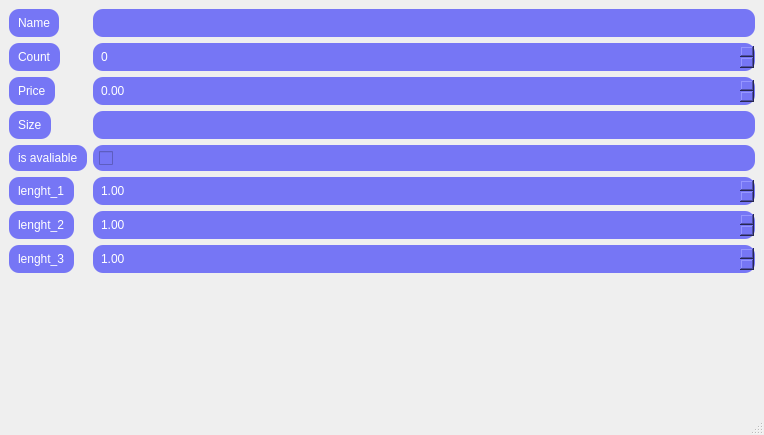
<?xml version="1.0" encoding="UTF-8"?>
<ui version="4.0">
 <class>MainWindow</class>
 <widget class="QMainWindow" name="MainWindow">
  <property name="geometry">
   <rect>
    <x>0</x>
    <y>0</y>
    <width>764</width>
    <height>435</height>
   </rect>
  </property>
  <property name="windowTitle">
   <string>MainWindow</string>
  </property>
  <widget class="QWidget" name="centralwidget">
   <layout class="QFormLayout" name="formLayout">
    <item row="0" column="0">
     <widget class="QLabel" name="label">
      <property name="styleSheet">
       <string>background-color: rgb(118, 118, 245);
color: rgb(255, 255, 255);
font: 500 16pt &quot;Futura&quot;;
border-radius: 10px;
padding: 6px;</string>
      </property>
      <property name="text">
       <string>Name</string>
      </property>
     </widget>
    </item>
    <item row="0" column="1">
     <widget class="QLineEdit" name="nameInp">
      <property name="styleSheet">
       <string notr="true">background-color: rgb(118, 118, 245);
color: rgb(255, 255, 255);
font: 500 16pt &quot;Futura&quot;;
border-radius: 10px;
padding: 6px;</string>
      </property>
     </widget>
    </item>
    <item row="1" column="0">
     <widget class="QLabel" name="label_2">
      <property name="styleSheet">
       <string>background-color: rgb(118, 118, 245);
color: rgb(255, 255, 255);
font: 500 16pt &quot;Futura&quot;;
border-radius: 10px;
padding: 6px;</string>
      </property>
      <property name="text">
       <string>Count</string>
      </property>
     </widget>
    </item>
    <item row="1" column="1">
     <widget class="QSpinBox" name="ageInp">
      <property name="styleSheet">
       <string notr="true">background-color: rgb(118, 118, 245);
color: rgb(255, 255, 255);
font: 500 16pt &quot;Futura&quot;;
border-radius: 10px;
padding: 6px;</string>
      </property>
     </widget>
    </item>
    <item row="2" column="0">
     <widget class="QLabel" name="label_3">
      <property name="styleSheet">
       <string>background-color: rgb(118, 118, 245);
color: rgb(255, 255, 255);
font: 500 16pt &quot;Futura&quot;;
border-radius: 10px;
padding: 6px;</string>
      </property>
      <property name="text">
       <string>Price</string>
      </property>
     </widget>
    </item>
    <item row="2" column="1">
     <widget class="QDoubleSpinBox" name="bragsPerDayInp">
      <property name="styleSheet">
       <string notr="true">background-color: rgb(118, 118, 245);
color: rgb(255, 255, 255);
font: 500 16pt &quot;Futura&quot;;
border-radius: 10px;
padding: 6px;</string>
      </property>
     </widget>
    </item>
    <item row="3" column="0">
     <widget class="QLabel" name="label_4">
      <property name="styleSheet">
       <string>background-color: rgb(118, 118, 245);
color: rgb(255, 255, 255);
font: 500 16pt &quot;Futura&quot;;
border-radius: 10px;
padding: 6px;</string>
      </property>
      <property name="text">
       <string>Size</string>
      </property>
     </widget>
    </item>
    <item row="3" column="1">
     <widget class="QLineEdit" name="creditRatingInp">
      <property name="styleSheet">
       <string notr="true">background-color: rgb(118, 118, 245);
color: rgb(255, 255, 255);
font: 500 16pt &quot;Futura&quot;;
border-radius: 10px;
padding: 6px;</string>
      </property>
     </widget>
    </item>
    <item row="4" column="0">
     <widget class="QLabel" name="label_5">
      <property name="styleSheet">
       <string>background-color: rgb(118, 118, 245);
color: rgb(255, 255, 255);
font: 500 16pt &quot;Futura&quot;;
border-radius: 10px;
padding: 6px;</string>
      </property>
      <property name="text">
       <string>is avaliable</string>
      </property>
     </widget>
    </item>
    <item row="4" column="1">
     <widget class="QCheckBox" name="evilInp">
      <property name="styleSheet">
       <string notr="true">background-color: rgb(118, 118, 245);
color: rgb(255, 255, 255);
font: 500 16pt &quot;Futura&quot;;
border-radius: 10px;
padding: 6px;</string>
      </property>
      <property name="text">
       <string/>
      </property>
     </widget>
    </item>
    <item row="5" column="0">
     <widget class="QLabel" name="label_6">
      <property name="styleSheet">
       <string>background-color: rgb(118, 118, 245);
color: rgb(255, 255, 255);
font: 500 16pt &quot;Futura&quot;;
border-radius: 10px;
padding: 6px;</string>
      </property>
      <property name="text">
       <string>lenght_1</string>
      </property>
     </widget>
    </item>
    <item row="5" column="1">
     <widget class="QDoubleSpinBox" name="networth0Inp">
      <property name="styleSheet">
       <string notr="true">background-color: rgb(118, 118, 245);
color: rgb(255, 255, 255);
font: 500 16pt &quot;Futura&quot;;
border-radius: 10px;
padding: 6px;</string>
      </property>
      <property name="minimum">
       <double>1.000000000000000</double>
      </property>
      <property name="maximum">
       <double>1000000.000000000000000</double>
      </property>
     </widget>
    </item>
    <item row="6" column="0">
     <widget class="QLabel" name="label_7">
      <property name="styleSheet">
       <string notr="true">background-color: rgb(118, 118, 245);
color: rgb(255, 255, 255);
font: 500 16pt &quot;Futura&quot;;
border-radius: 10px;
padding: 6px;</string>
      </property>
      <property name="text">
       <string>lenght_2</string>
      </property>
     </widget>
    </item>
    <item row="6" column="1">
     <widget class="QDoubleSpinBox" name="networth1Inp">
      <property name="styleSheet">
       <string notr="true">background-color: rgb(118, 118, 245);
color: rgb(255, 255, 255);
font: 500 16pt &quot;Futura&quot;;
border-radius: 10px;
padding: 6px;</string>
      </property>
      <property name="minimum">
       <double>1.000000000000000</double>
      </property>
      <property name="maximum">
       <double>1000000.000000000000000</double>
      </property>
     </widget>
    </item>
    <item row="7" column="0">
     <widget class="QLabel" name="label_8">
      <property name="styleSheet">
       <string>background-color: rgb(118, 118, 245);
color: rgb(255, 255, 255);
font: 500 16pt &quot;Futura&quot;;
border-radius: 10px;
padding: 6px;</string>
      </property>
      <property name="text">
       <string>lenght_3</string>
      </property>
     </widget>
    </item>
    <item row="7" column="1">
     <widget class="QDoubleSpinBox" name="networth2Inp">
      <property name="styleSheet">
       <string notr="true">background-color: rgb(118, 118, 245);
color: rgb(255, 255, 255);
font: 500 16pt &quot;Futura&quot;;
border-radius: 10px;
padding: 6px;</string>
      </property>
      <property name="minimum">
       <double>1.000000000000000</double>
      </property>
      <property name="maximum">
       <double>1000000.000000000000000</double>
      </property>
     </widget>
    </item>
   </layout>
  </widget>
  <widget class="QMenuBar" name="menubar">
   <property name="geometry">
    <rect>
     <x>0</x>
     <y>0</y>
     <width>764</width>
     <height>22</height>
    </rect>
   </property>
  </widget>
  <widget class="QStatusBar" name="statusbar"/>
 </widget>
 <resources/>
 <connections/>
</ui>
